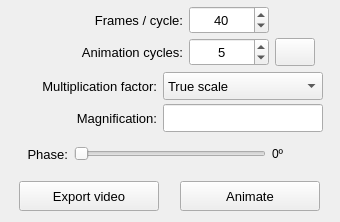
<?xml version="1.0" encoding="UTF-8"?>
<ui version="4.0">
 <class>Form</class>
 <widget class="QWidget" name="Form">
  <property name="geometry">
   <rect>
    <x>0</x>
    <y>0</y>
    <width>340</width>
    <height>222</height>
   </rect>
  </property>
  <property name="minimumSize">
   <size>
    <width>0</width>
    <height>0</height>
   </size>
  </property>
  <property name="windowTitle">
   <string>Form</string>
  </property>
  <layout class="QGridLayout" name="gridLayout">
   <property name="leftMargin">
    <number>2</number>
   </property>
   <property name="topMargin">
    <number>6</number>
   </property>
   <property name="rightMargin">
    <number>2</number>
   </property>
   <property name="bottomMargin">
    <number>2</number>
   </property>
   <property name="verticalSpacing">
    <number>2</number>
   </property>
   <item row="5" column="0" colspan="2">
    <widget class="QFrame" name="frame_bottom">
     <property name="minimumSize">
      <size>
       <width>0</width>
       <height>48</height>
      </size>
     </property>
     <property name="maximumSize">
      <size>
       <width>16777215</width>
       <height>48</height>
      </size>
     </property>
     <property name="frameShape">
      <enum>QFrame::Shape::NoFrame</enum>
     </property>
     <property name="frameShadow">
      <enum>QFrame::Shadow::Raised</enum>
     </property>
     <layout class="QGridLayout" name="gridLayout_2">
      <property name="leftMargin">
       <number>2</number>
      </property>
      <property name="topMargin">
       <number>2</number>
      </property>
      <property name="rightMargin">
       <number>2</number>
      </property>
      <property name="bottomMargin">
       <number>2</number>
      </property>
      <item row="1" column="1">
       <widget class="QPushButton" name="pushButton_animate">
        <property name="minimumSize">
         <size>
          <width>0</width>
          <height>30</height>
         </size>
        </property>
        <property name="maximumSize">
         <size>
          <width>140</width>
          <height>16777215</height>
         </size>
        </property>
        <property name="font">
         <font>
          <pointsize>10</pointsize>
         </font>
        </property>
        <property name="text">
         <string>Animate</string>
        </property>
        <property name="iconSize">
         <size>
          <width>20</width>
          <height>20</height>
         </size>
        </property>
       </widget>
      </item>
      <item row="1" column="0">
       <widget class="QPushButton" name="pushButton_export_video">
        <property name="minimumSize">
         <size>
          <width>0</width>
          <height>30</height>
         </size>
        </property>
        <property name="maximumSize">
         <size>
          <width>140</width>
          <height>16777215</height>
         </size>
        </property>
        <property name="font">
         <font>
          <pointsize>10</pointsize>
         </font>
        </property>
        <property name="text">
         <string>Export video</string>
        </property>
        <property name="iconSize">
         <size>
          <width>20</width>
          <height>20</height>
         </size>
        </property>
       </widget>
      </item>
     </layout>
    </widget>
   </item>
   <item row="3" column="0" colspan="2">
    <widget class="QFrame" name="frame_middle">
     <property name="maximumSize">
      <size>
       <width>16777215</width>
       <height>40</height>
      </size>
     </property>
     <property name="frameShape">
      <enum>QFrame::Shape::NoFrame</enum>
     </property>
     <property name="frameShadow">
      <enum>QFrame::Shadow::Raised</enum>
     </property>
     <layout class="QGridLayout" name="gridLayout_3">
      <property name="leftMargin">
       <number>6</number>
      </property>
      <property name="topMargin">
       <number>2</number>
      </property>
      <property name="rightMargin">
       <number>6</number>
      </property>
      <property name="bottomMargin">
       <number>2</number>
      </property>
      <property name="verticalSpacing">
       <number>4</number>
      </property>
      <item row="1" column="2">
       <widget class="QLabel" name="label_phase_angle">
        <property name="minimumSize">
         <size>
          <width>60</width>
          <height>28</height>
         </size>
        </property>
        <property name="maximumSize">
         <size>
          <width>16777215</width>
          <height>28</height>
         </size>
        </property>
        <property name="text">
         <string>0º</string>
        </property>
       </widget>
      </item>
      <item row="1" column="0">
       <widget class="QLabel" name="label_animation_phase">
        <property name="minimumSize">
         <size>
          <width>60</width>
          <height>26</height>
         </size>
        </property>
        <property name="maximumSize">
         <size>
          <width>16777215</width>
          <height>26</height>
         </size>
        </property>
        <property name="font">
         <font>
          <pointsize>10</pointsize>
         </font>
        </property>
        <property name="text">
         <string>Phase:</string>
        </property>
        <property name="alignment">
         <set>Qt::AlignmentFlag::AlignRight|Qt::AlignmentFlag::AlignTrailing|Qt::AlignmentFlag::AlignVCenter</set>
        </property>
       </widget>
      </item>
      <item row="1" column="1">
       <widget class="QSlider" name="phase_slider">
        <property name="minimumSize">
         <size>
          <width>0</width>
          <height>26</height>
         </size>
        </property>
        <property name="maximumSize">
         <size>
          <width>16777215</width>
          <height>26</height>
         </size>
        </property>
        <property name="orientation">
         <enum>Qt::Orientation::Horizontal</enum>
        </property>
       </widget>
      </item>
     </layout>
    </widget>
   </item>
   <item row="1" column="0" colspan="2">
    <widget class="QFrame" name="frame_top">
     <property name="frameShape">
      <enum>QFrame::Shape::NoFrame</enum>
     </property>
     <property name="frameShadow">
      <enum>QFrame::Shadow::Raised</enum>
     </property>
     <layout class="QGridLayout" name="gridLayout_4">
      <property name="leftMargin">
       <number>6</number>
      </property>
      <property name="topMargin">
       <number>0</number>
      </property>
      <property name="rightMargin">
       <number>6</number>
      </property>
      <property name="bottomMargin">
       <number>0</number>
      </property>
      <property name="verticalSpacing">
       <number>4</number>
      </property>
      <item row="1" column="3">
       <widget class="QPushButton" name="pushButton_animation_loop">
        <property name="minimumSize">
         <size>
          <width>40</width>
          <height>28</height>
         </size>
        </property>
        <property name="maximumSize">
         <size>
          <width>16777215</width>
          <height>28</height>
         </size>
        </property>
        <property name="toolTip">
         <string>&lt;html&gt;&lt;head/&gt;&lt;body&gt;&lt;p&gt;Loop the animation&lt;/p&gt;&lt;/body&gt;&lt;/html&gt;</string>
        </property>
        <property name="text">
         <string/>
        </property>
        <property name="icon">
         <iconset resource="../../../icons/light_theme/resources.qrc">
          <normaloff>:/icons/infinite_symbol.png</normaloff>:/icons/infinite_symbol.png</iconset>
        </property>
        <property name="iconSize">
         <size>
          <width>22</width>
          <height>22</height>
         </size>
        </property>
        <property name="checkable">
         <bool>false</bool>
        </property>
       </widget>
      </item>
      <item row="1" column="2">
       <widget class="QSpinBox" name="spinBox_cycles">
        <property name="minimumSize">
         <size>
          <width>80</width>
          <height>28</height>
         </size>
        </property>
        <property name="maximumSize">
         <size>
          <width>80</width>
          <height>28</height>
         </size>
        </property>
        <property name="font">
         <font>
          <pointsize>10</pointsize>
         </font>
        </property>
        <property name="alignment">
         <set>Qt::AlignmentFlag::AlignCenter</set>
        </property>
        <property name="minimum">
         <number>1</number>
        </property>
        <property name="maximum">
         <number>20</number>
        </property>
        <property name="value">
         <number>5</number>
        </property>
       </widget>
      </item>
      <item row="1" column="1">
       <widget class="QLabel" name="label_animation_cycles">
        <property name="minimumSize">
         <size>
          <width>120</width>
          <height>28</height>
         </size>
        </property>
        <property name="maximumSize">
         <size>
          <width>16777215</width>
          <height>28</height>
         </size>
        </property>
        <property name="font">
         <font>
          <pointsize>10</pointsize>
         </font>
        </property>
        <property name="text">
         <string>Animation cycles:</string>
        </property>
        <property name="alignment">
         <set>Qt::AlignmentFlag::AlignRight|Qt::AlignmentFlag::AlignTrailing|Qt::AlignmentFlag::AlignVCenter</set>
        </property>
       </widget>
      </item>
      <item row="0" column="1">
       <widget class="QLabel" name="label_frames_cycle">
        <property name="minimumSize">
         <size>
          <width>120</width>
          <height>28</height>
         </size>
        </property>
        <property name="maximumSize">
         <size>
          <width>16777215</width>
          <height>28</height>
         </size>
        </property>
        <property name="font">
         <font>
          <pointsize>10</pointsize>
         </font>
        </property>
        <property name="text">
         <string>Frames / cycle:</string>
        </property>
        <property name="alignment">
         <set>Qt::AlignmentFlag::AlignRight|Qt::AlignmentFlag::AlignTrailing|Qt::AlignmentFlag::AlignVCenter</set>
        </property>
       </widget>
      </item>
      <item row="1" column="0">
       <spacer name="horizontalSpacer_2">
        <property name="orientation">
         <enum>Qt::Orientation::Horizontal</enum>
        </property>
        <property name="sizeHint" stdset="0">
         <size>
          <width>79</width>
          <height>20</height>
         </size>
        </property>
       </spacer>
      </item>
      <item row="1" column="4">
       <spacer name="horizontalSpacer">
        <property name="orientation">
         <enum>Qt::Orientation::Horizontal</enum>
        </property>
        <property name="sizeHint" stdset="0">
         <size>
          <width>40</width>
          <height>20</height>
         </size>
        </property>
       </spacer>
      </item>
      <item row="0" column="2">
       <widget class="QSpinBox" name="spinBox_frames">
        <property name="minimumSize">
         <size>
          <width>80</width>
          <height>28</height>
         </size>
        </property>
        <property name="maximumSize">
         <size>
          <width>80</width>
          <height>28</height>
         </size>
        </property>
        <property name="font">
         <font>
          <pointsize>10</pointsize>
         </font>
        </property>
        <property name="alignment">
         <set>Qt::AlignmentFlag::AlignCenter</set>
        </property>
        <property name="minimum">
         <number>20</number>
        </property>
        <property name="maximum">
         <number>60</number>
        </property>
        <property name="singleStep">
         <number>10</number>
        </property>
        <property name="value">
         <number>40</number>
        </property>
       </widget>
      </item>
     </layout>
    </widget>
   </item>
   <item row="2" column="0" colspan="2">
    <widget class="QFrame" name="frame_factors">
     <property name="frameShape">
      <enum>QFrame::Shape::NoFrame</enum>
     </property>
     <property name="frameShadow">
      <enum>QFrame::Shadow::Raised</enum>
     </property>
     <layout class="QGridLayout" name="gridLayout_5">
      <property name="leftMargin">
       <number>6</number>
      </property>
      <property name="topMargin">
       <number>4</number>
      </property>
      <property name="rightMargin">
       <number>6</number>
      </property>
      <property name="bottomMargin">
       <number>4</number>
      </property>
      <property name="verticalSpacing">
       <number>4</number>
      </property>
      <item row="1" column="2">
       <widget class="QLineEdit" name="lineEdit_multiplication_factor">
        <property name="minimumSize">
         <size>
          <width>160</width>
          <height>28</height>
         </size>
        </property>
        <property name="maximumSize">
         <size>
          <width>16777215</width>
          <height>28</height>
         </size>
        </property>
        <property name="font">
         <font>
          <pointsize>10</pointsize>
         </font>
        </property>
        <property name="alignment">
         <set>Qt::AlignmentFlag::AlignCenter</set>
        </property>
       </widget>
      </item>
      <item row="1" column="1">
       <widget class="QLabel" name="label_magnification">
        <property name="minimumSize">
         <size>
          <width>140</width>
          <height>28</height>
         </size>
        </property>
        <property name="maximumSize">
         <size>
          <width>16777215</width>
          <height>28</height>
         </size>
        </property>
        <property name="font">
         <font>
          <pointsize>10</pointsize>
         </font>
        </property>
        <property name="text">
         <string>Magnification:</string>
        </property>
        <property name="alignment">
         <set>Qt::AlignmentFlag::AlignRight|Qt::AlignmentFlag::AlignTrailing|Qt::AlignmentFlag::AlignVCenter</set>
        </property>
       </widget>
      </item>
      <item row="0" column="1">
       <widget class="QLabel" name="label_multiplication_factor">
        <property name="minimumSize">
         <size>
          <width>140</width>
          <height>28</height>
         </size>
        </property>
        <property name="maximumSize">
         <size>
          <width>16777215</width>
          <height>28</height>
         </size>
        </property>
        <property name="font">
         <font>
          <pointsize>10</pointsize>
         </font>
        </property>
        <property name="text">
         <string>Multiplication factor:</string>
        </property>
        <property name="alignment">
         <set>Qt::AlignmentFlag::AlignRight|Qt::AlignmentFlag::AlignTrailing|Qt::AlignmentFlag::AlignVCenter</set>
        </property>
       </widget>
      </item>
      <item row="0" column="3">
       <spacer name="horizontalSpacer_3">
        <property name="orientation">
         <enum>Qt::Orientation::Horizontal</enum>
        </property>
        <property name="sizeHint" stdset="0">
         <size>
          <width>40</width>
          <height>20</height>
         </size>
        </property>
       </spacer>
      </item>
      <item row="0" column="2">
       <widget class="QComboBox" name="comboBox_multiplification_factor">
        <property name="minimumSize">
         <size>
          <width>160</width>
          <height>28</height>
         </size>
        </property>
        <property name="maximumSize">
         <size>
          <width>16777215</width>
          <height>28</height>
         </size>
        </property>
        <property name="font">
         <font>
          <pointsize>10</pointsize>
         </font>
        </property>
        <item>
         <property name="text">
          <string>True scale</string>
         </property>
        </item>
        <item>
         <property name="text">
          <string>0.00x</string>
         </property>
        </item>
        <item>
         <property name="text">
          <string>0.0625x</string>
         </property>
        </item>
        <item>
         <property name="text">
          <string>0.125x</string>
         </property>
        </item>
        <item>
         <property name="text">
          <string>0.25x</string>
         </property>
        </item>
        <item>
         <property name="text">
          <string>0.50x</string>
         </property>
        </item>
        <item>
         <property name="text">
          <string>0.75x</string>
         </property>
        </item>
        <item>
         <property name="text">
          <string>1.00x</string>
         </property>
        </item>
        <item>
         <property name="text">
          <string>1.25x</string>
         </property>
        </item>
        <item>
         <property name="text">
          <string>1.50x</string>
         </property>
        </item>
        <item>
         <property name="text">
          <string>1.75x</string>
         </property>
        </item>
        <item>
         <property name="text">
          <string>2.00x</string>
         </property>
        </item>
        <item>
         <property name="text">
          <string>3.00x</string>
         </property>
        </item>
        <item>
         <property name="text">
          <string>4.00x</string>
         </property>
        </item>
        <item>
         <property name="text">
          <string>5.00x</string>
         </property>
        </item>
        <item>
         <property name="text">
          <string>7.50x</string>
         </property>
        </item>
        <item>
         <property name="text">
          <string>10.0x</string>
         </property>
        </item>
       </widget>
      </item>
      <item row="0" column="0">
       <spacer name="horizontalSpacer_4">
        <property name="orientation">
         <enum>Qt::Orientation::Horizontal</enum>
        </property>
        <property name="sizeHint" stdset="0">
         <size>
          <width>40</width>
          <height>20</height>
         </size>
        </property>
       </spacer>
      </item>
     </layout>
    </widget>
   </item>
  </layout>
 </widget>
 <resources>
  <include location="../../../icons/light_theme/resources.qrc"/>
  <include location="../../../icons/dark_theme/resources.qrc"/>
 </resources>
 <connections/>
</ui>
